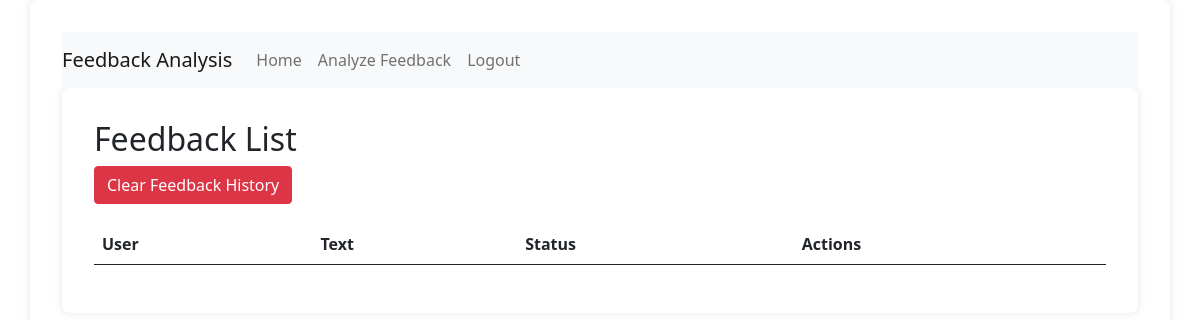
/home/feedback_list/ (signed in), run on an earlier commit of the app's database.
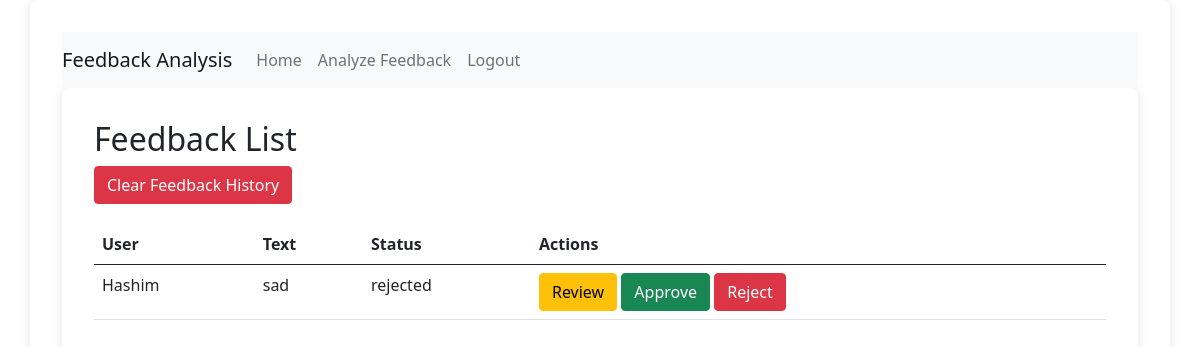
And on a later commit of the database.
### feedback/models.py (models this page shows, shortened)
class Feedback(models.Model):
    STATUS_CHOICES = (
        ('submitted', 'Submitted'),
        ('reviewed', 'Reviewed'),
        ('approved', 'Approved'),
        ('rejected', 'Rejected'),
    )
    user = models.ForeignKey(CustomUser, on_delete=models.CASCADE)
    text = models.TextField()
    status = models.CharField(max_length=10, choices=STATUS_CHOICES, default='submitted')
    submitted_at = models.DateTimeField(auto_now_add=True)
    reviewed_at = models.DateTimeField(null=True, blank=True)
    approved_at = models.DateTimeField(null=True, blank=True)
    rejected_at = models.DateTimeField(null=True, blank=True)

class CustomUser(AbstractUser):
    ROLE_CHOICES = (
        ('admin', 'Admin'),
        ('manager', 'Manager'),
        ('user', 'User'),
    )
    role = models.CharField(max_length=10, choices=ROLE_CHOICES, default='user')

### feedback/views.py (the view)
# urls.py: path('feedback_list/', views.feedback_list, name='feedback_list'),
@login_required
@user_passes_test(lambda u: u.role in ['manager', 'admin'])
def feedback_list(request):
    feedbacks = Feedback.objects.all()
    logger.info(f"Retrieved {feedbacks.count()} feedbacks")
    return render(request, 'feedback/feedback_list.html', {'feedbacks': feedbacks})

### feedback/templates/feedback/feedback_list.html (shortened to what this page needs)
{% extends "base_generic.html" %}
{% block content %}
  <h2>Feedback List</h2>
  <form action="{% url 'clear_feedback_history' %}" method="post" style="margin-bottom: 20px;">
    <button type="submit" class="btn btn-danger">Clear Feedback History</button>
  </form>
  <table class="table">
    <thead>
      <tr>
        <th>User</th>
        <th>Text</th>
        <th>Status</th>
        <th>Actions</th>
      </tr>
    </thead>
    <tbody>
      {% for feedback in feedbacks %}
        <tr>
          <td>{{ feedback.user.username }}</td>
          <td>{{ feedback.text }}</td>
          <td>{{ feedback.status }}</td>
          <td>
            {% if user.role == 'manager' or user.role == 'admin' %}
              <form action="{% url 'review_feedback' feedback.id %}" method="post" style="display:inline;">
                <button type="submit" class="btn btn-warning">Review</button>
              </form>
            {% endif %}
            {% if user.role == 'admin' %}
              <form action="{% url 'approve_feedback' feedback.id %}" method="post" style="display:inline;">
                <button type="submit" class="btn btn-success">Approve</button>
              </form>
              <form action="{% url 'reject_feedback' feedback.id %}" method="post" style="display:inline;">
                <button type="submit" class="btn btn-danger">Reject</button>
              </form>
            {% endif %}
          </td>
        </tr>
      {% endfor %}
    </tbody>
  </table>
{% endblock %}

What changed in the data, as far as the page shows it:
added Feedback: user.username "Hashim", text "sad", status "rejected"
